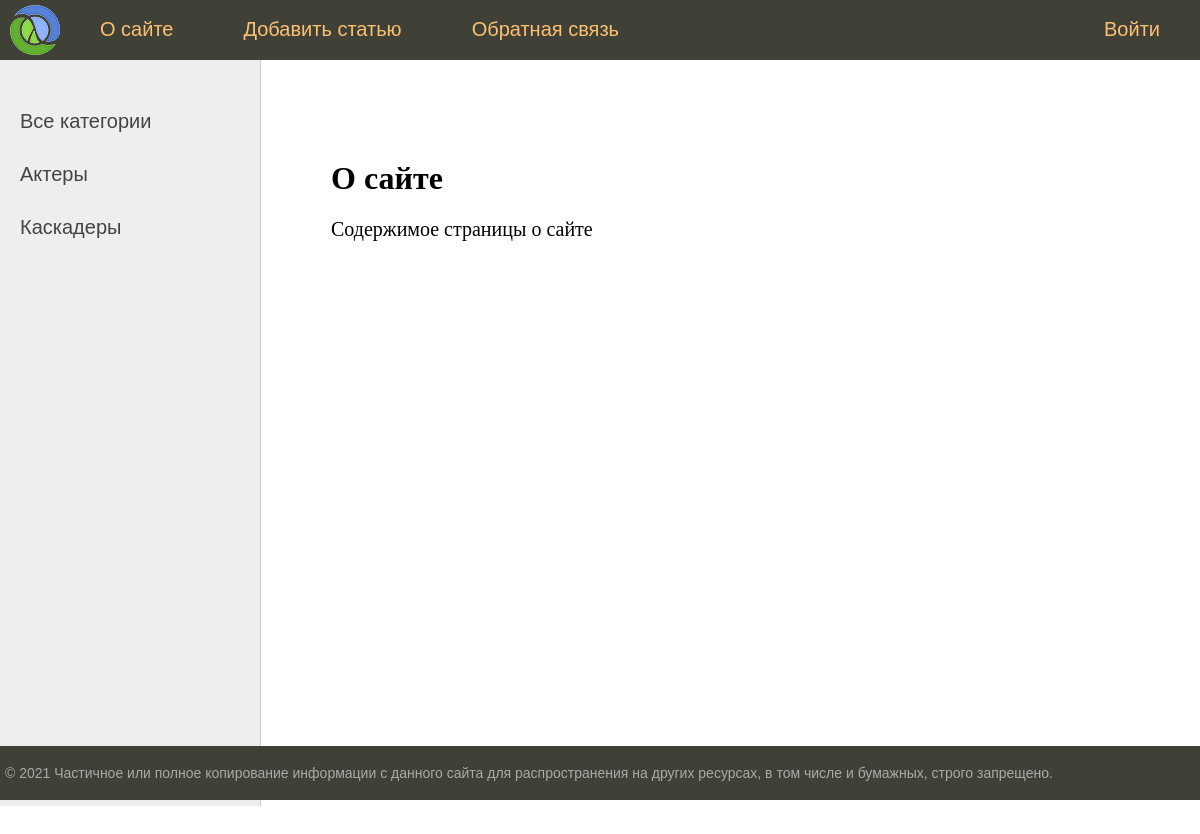
Page /about/ on the earlier database version.
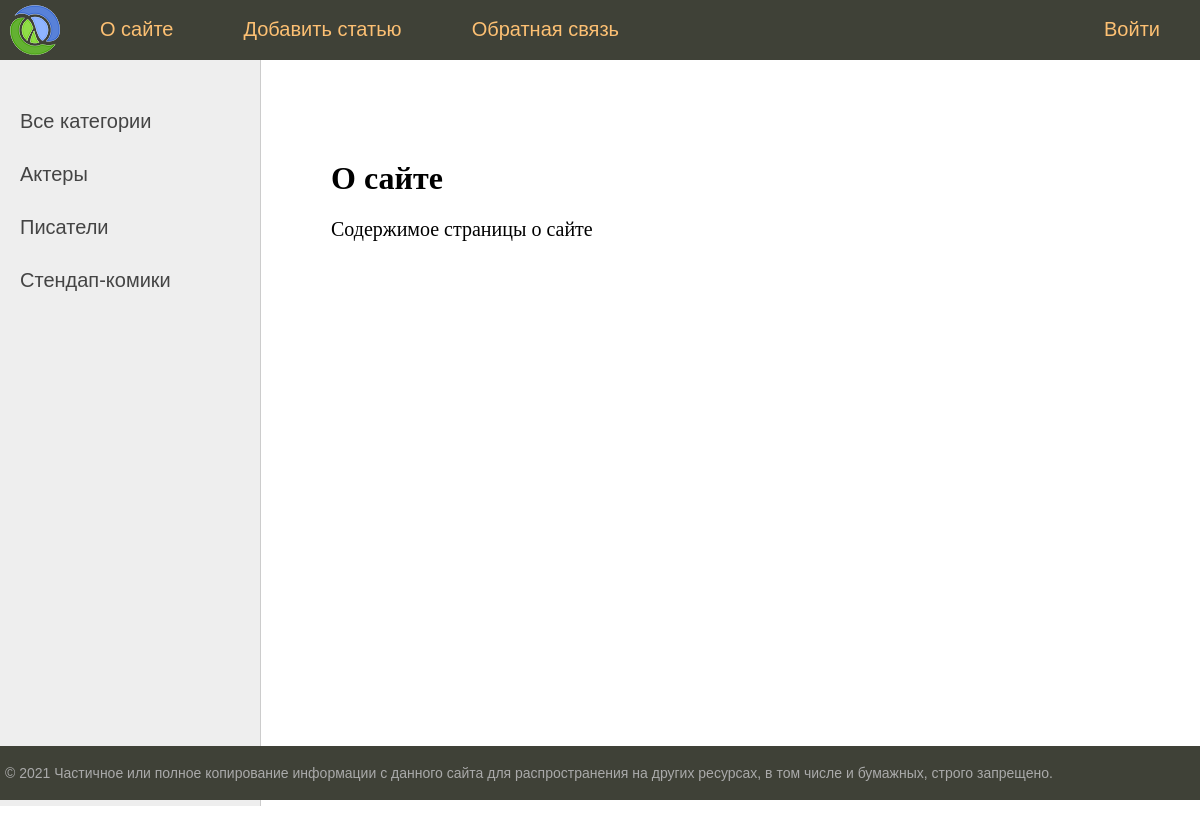
Same page on the later database version.
### stars/models.py (models this page shows, shortened)
class Category(models.Model):
    name = models.CharField(max_length=100, db_index=True, verbose_name='Название категории')
    slug = models.SlugField(max_length=255, unique=True, db_index=True, verbose_name='CAT_URL')
    def get_absolute_url(self):
        return reverse('category', kwargs={'cat_id': self.pk})
    class Meta:
        verbose_name_plural = "Категории"
        verbose_name = "Категория"
        ordering = ['id']

### stars/views.py (the view)
# urls.py: path('about/', about, name='about'),
def about(request):
    return render(request, 'stars/about.html', {'menu': menu, 'title': 'О сайте'})

### stars/templatetags/stars_tags.py (called while the page is built)
@register.simple_tag()
def get_categories():
    return Category.objects.all()

### stars/templates/stars/about.html
{% extends 'stars/base.html' %}
{% block content %}
    <h1>{{ title }}</h1>
    <p>Содержимое страницы о сайте
{% endblock %}

### stars/templates/stars/base.html (shortened to what this page needs)
{% load static %}
{% load stars_tags %}
<!DOCTYPE html>
<html lang="RU">
<head>
    <link type="text/css" href="{% static 'stars/css/styles.css' %}" rel="stylesheet"/>
</head>
<body>
<table class="table-page" border=0 cellpadding="0" cellspacing="0">
    <tr>
        <td valign=top>
            {% block mainmenu %}
                <div class="header">
                    <ul id="mainmenu" class="mainmenu">
                        <li class="logo"><a href="{% url 'home' %}">
                            <div class="logo"></div>
                        </a></li>
                        {% for m in menu %}
                            {% if not forloop.last %}
                                <li><a href="{% url m.url_name %}">{{ m.title }}</a></li>
                            {% else %}
                                <li class="last"><a href="{% url m.url_name %}">{{ m.title }}</a></li>
                            {% endif %}
                        {% endfor %}
                    </ul>
                </div>
            {% endblock mainmenu %}
            <table class="table-content" border=0 cellpadding="0" cellspacing="0">
                <tr>
                    <td valign="top" class="left-chapters">
                        <ul id="leftchapters">
                            {% if cat_selected == 0 %}
                                <li class="selected">Все категории</li>
                            {% else %}
                                <li><a href="{% url 'home' %}">Все категории</a></li>
                            {% endif %}
                            {% get_categories as categories %}
                            {% for c in categories %}
                                {% if c.pk == cat_selected %}
                                    <li class="selected">{{ c.name }}</li>
                                {% else %}
                                    <li><a href="{{ c.get_absolute_url }}">{{ c.name }}</a></li>
                                {% endif %}
                            {% endfor %}
                        </ul>
                    </td>
                    <td valign="top" class="content">
                        <div class="content-text">
                            {% block content %}
                            {% endblock %}
                        </div>
                    </td>
                </tr>
            </table>
        </td>
    </tr>
    <tr>
        <td valign=top>
            <div id="footer">
                <p>&copy; 2021 Частичное или полное копирование информации с данного сайта для распространения на других
                    ресурсах, в том числе и бумажных, строго запрещено.</p>
            </div>
        </td>
    </tr>
</table>
</body>
</html>

Differences in the rows shown:
changed Category: name "Каскадеры" → "Писатели"
added Category: name "Стендап-комики"
